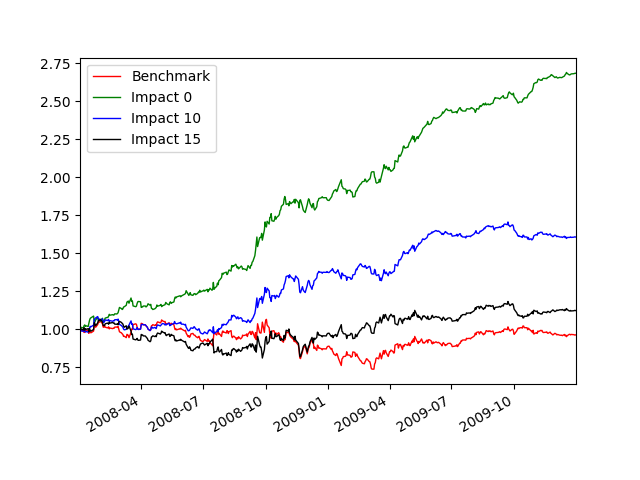

Reproduce this figure in Python.
import datetime as dt
import pandas as pd
from indicators import \
    getResolvedAdjustedPrices, getRSI, getPriceSMARatio, getWilliamR, CONSTANTS, benchmark
import numpy as np
import RTLearner as RL
import BagLearner as BGL
from marketsimcode import compute_portvals
import ManualStrategy
import StrategyLearner
import matplotlib.pyplot as plt
import matplotlib
matplotlib.use('Agg')

def author():
	return 'sgondala3'


def getNumTrades(trades_df):
	vals = trades_df.values
	daysTraded = np.sum(np.asarray(map(lambda x: 1 if x != 0 else 0, vals)))
	return daysTraded

def evaluate(symbol, sd, ed, startVal):
	port_vals_benchmark = compute_portvals(
		benchmark(symbol, sd, ed),symbol, startVal)

	indices = port_vals_benchmark.index.values

	impact = 0
	ts = StrategyLearner.StrategyLearner(impact=0)
	ts.addEvidence(symbol, sd, ed, startVal)
	trades_df = ts.testPolicy(symbol, sd, ed, startVal)
	print "Number of trades with impact: ", impact, " is ", getNumTrades(trades_df)
	port_vals_strategy0 = compute_portvals(trades_df, symbol, startVal, impact=0)
	print "Cumulative returns with impact: ", impact, "are ", \
		port_vals_strategy0.ix[indices[-1], CONSTANTS.TOTAL]/port_vals_strategy0.ix[indices[0], CONSTANTS.TOTAL]

	impact = 0.010
	ts = StrategyLearner.StrategyLearner(impact=impact)
	ts.addEvidence(symbol, sd, ed, startVal)
	trades_df = ts.testPolicy(symbol, sd, ed, startVal)
	print "Number of trades with impact: ", impact, " is ", getNumTrades(trades_df)
	port_vals_strategy5 = compute_portvals(trades_df, symbol, startVal, impact=impact)
	print "Cumulative returns with impact: ", impact, "are ", \
		port_vals_strategy5.ix[indices[-1], CONSTANTS.TOTAL] / port_vals_strategy5.ix[indices[0], CONSTANTS.TOTAL]

	impact = 0.015
	ts = StrategyLearner.StrategyLearner(impact=impact)
	ts.addEvidence(symbol, sd, ed, startVal)
	trades_df = ts.testPolicy(symbol, sd, ed, startVal)
	print "Number of trades with impact: ", impact, " is ", getNumTrades(trades_df)
	port_vals_strategy15 = compute_portvals(trades_df, symbol, startVal, impact=impact)
	print "Cumulative returns with impact: ", impact, "are ", \
		port_vals_strategy15.ix[indices[-1], CONSTANTS.TOTAL] / port_vals_strategy15.ix[indices[0], CONSTANTS.TOTAL]

	plot_df = pd.DataFrame(index=port_vals_benchmark.index)
	plot_df["Benchmark"] = port_vals_benchmark[CONSTANTS.TOTAL]
	plot_df["Impact 0"] = port_vals_strategy0[CONSTANTS.TOTAL]
	plot_df["Impact 10"] = port_vals_strategy5[CONSTANTS.TOTAL]
	plot_df["Impact 15"] = port_vals_strategy15[CONSTANTS.TOTAL]
	plot_df = plot_df / plot_df.ix[plot_df.index.values[0]]
	plot_df.plot(color=['red', 'green', 'blue', 'black'], linewidth=1)

	plt.savefig('experiment2.png')



if __name__ == "__main__":
	# In Sample
	symbol = "JPM"
	sd = dt.datetime(2008, 1, 1)
	ed = dt.datetime(2009, 12, 31)
	startVal = 100000
	evaluate(symbol, sd, ed, startVal)